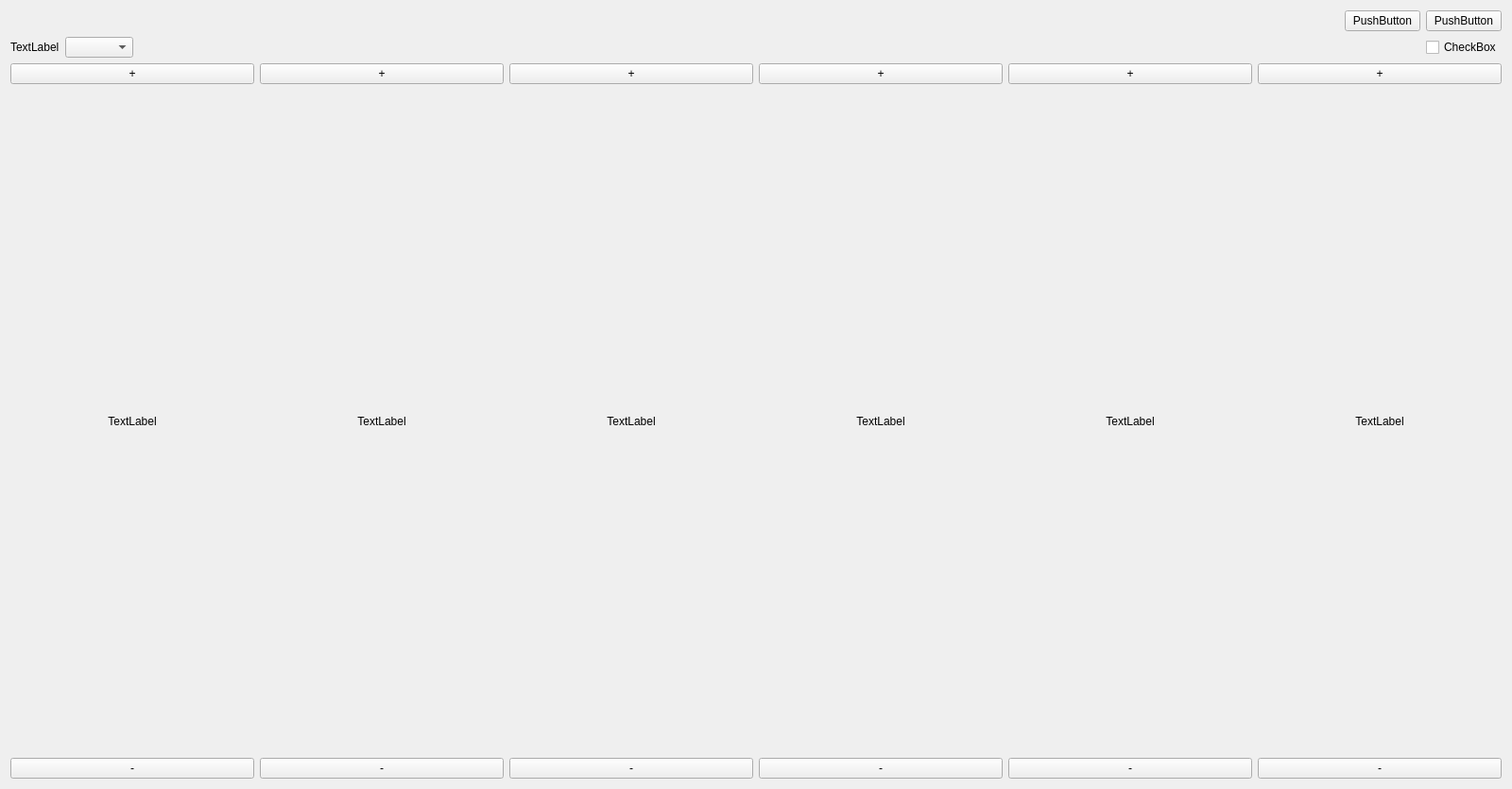
<?xml version="1.0" encoding="UTF-8"?>
<ui version="4.0">
 <class>DateTimeWidget</class>
 <widget class="QWidget" name="DateTimeWidget">
  <property name="geometry">
   <rect>
    <x>0</x>
    <y>0</y>
    <width>1600</width>
    <height>835</height>
   </rect>
  </property>
  <property name="windowTitle">
   <string>Form</string>
  </property>
  <layout class="QVBoxLayout" name="verticalLayout_2">
   <item>
    <layout class="QVBoxLayout" name="verticalLayout" stretch="1,1,3">
     <item>
      <layout class="QHBoxLayout" name="horizontalLayout">
       <item>
        <spacer name="horizontalSpacer">
         <property name="orientation">
          <enum>Qt::Horizontal</enum>
         </property>
         <property name="sizeHint" stdset="0">
          <size>
           <width>40</width>
           <height>20</height>
          </size>
         </property>
        </spacer>
       </item>
       <item>
        <widget class="CustomPushButton" name="savePushButton">
         <property name="text">
          <string>PushButton</string>
         </property>
        </widget>
       </item>
       <item>
        <widget class="CustomPushButton" name="cancelPushButton">
         <property name="text">
          <string>PushButton</string>
         </property>
        </widget>
       </item>
      </layout>
     </item>
     <item>
      <layout class="QHBoxLayout" name="horizontalLayout_2">
       <item>
        <widget class="QLabel" name="timeZoneLabel">
         <property name="text">
          <string>TextLabel</string>
         </property>
        </widget>
       </item>
       <item>
        <widget class="CustomComboBox" name="timeZoneComboBox"/>
       </item>
       <item>
        <spacer name="horizontalSpacer_2">
         <property name="orientation">
          <enum>Qt::Horizontal</enum>
         </property>
         <property name="sizeHint" stdset="0">
          <size>
           <width>40</width>
           <height>20</height>
          </size>
         </property>
        </spacer>
       </item>
       <item>
        <widget class="CustomCheckBox" name="gpsSyncCheckBox">
         <property name="text">
          <string>CheckBox</string>
         </property>
        </widget>
       </item>
      </layout>
     </item>
     <item>
      <layout class="QGridLayout" name="gridLayout" rowstretch="1,1,1" columnstretch="1,1,1,1,1,1">
       <item row="0" column="0">
        <widget class="CustomPushButton" name="yearPlusPushButton">
         <property name="text">
          <string>+</string>
         </property>
        </widget>
       </item>
       <item row="2" column="0">
        <widget class="CustomPushButton" name="yearMinusPushButton">
         <property name="text">
          <string>-</string>
         </property>
        </widget>
       </item>
       <item row="0" column="1">
        <widget class="CustomPushButton" name="monthPlusPushButton">
         <property name="text">
          <string>+</string>
         </property>
        </widget>
       </item>
       <item row="2" column="1">
        <widget class="CustomPushButton" name="monthMinusPushButton">
         <property name="text">
          <string>-</string>
         </property>
        </widget>
       </item>
       <item row="0" column="2">
        <widget class="CustomPushButton" name="dayPlusPushButton">
         <property name="text">
          <string>+</string>
         </property>
        </widget>
       </item>
       <item row="2" column="2">
        <widget class="CustomPushButton" name="dayMinusPushButton">
         <property name="text">
          <string>-</string>
         </property>
        </widget>
       </item>
       <item row="1" column="0">
        <widget class="CustomLabel" name="yearLabel">
         <property name="text">
          <string>TextLabel</string>
         </property>
         <property name="alignment">
          <set>Qt::AlignCenter</set>
         </property>
        </widget>
       </item>
       <item row="1" column="1">
        <widget class="CustomLabel" name="monthLabel">
         <property name="text">
          <string>TextLabel</string>
         </property>
         <property name="alignment">
          <set>Qt::AlignCenter</set>
         </property>
        </widget>
       </item>
       <item row="1" column="2">
        <widget class="QLabel" name="dayLabel">
         <property name="text">
          <string>TextLabel</string>
         </property>
         <property name="alignment">
          <set>Qt::AlignCenter</set>
         </property>
        </widget>
       </item>
       <item row="0" column="3">
        <widget class="CustomPushButton" name="hourPlusPushButton">
         <property name="text">
          <string>+</string>
         </property>
        </widget>
       </item>
       <item row="2" column="3">
        <widget class="CustomPushButton" name="hourMinusPushButton">
         <property name="text">
          <string>-</string>
         </property>
        </widget>
       </item>
       <item row="0" column="4">
        <widget class="CustomPushButton" name="minutePlusPushButton">
         <property name="text">
          <string>+</string>
         </property>
        </widget>
       </item>
       <item row="2" column="4">
        <widget class="CustomPushButton" name="minuteMinusPushButton">
         <property name="text">
          <string>-</string>
         </property>
        </widget>
       </item>
       <item row="0" column="5">
        <widget class="CustomPushButton" name="secondPlusPushButton">
         <property name="text">
          <string>+</string>
         </property>
        </widget>
       </item>
       <item row="2" column="5">
        <widget class="CustomPushButton" name="secondMinusPushButton">
         <property name="text">
          <string>-</string>
         </property>
        </widget>
       </item>
       <item row="1" column="3">
        <widget class="CustomLabel" name="hourLabel">
         <property name="text">
          <string>TextLabel</string>
         </property>
         <property name="alignment">
          <set>Qt::AlignCenter</set>
         </property>
        </widget>
       </item>
       <item row="1" column="4">
        <widget class="CustomLabel" name="minuteLabel">
         <property name="text">
          <string>TextLabel</string>
         </property>
         <property name="alignment">
          <set>Qt::AlignCenter</set>
         </property>
        </widget>
       </item>
       <item row="1" column="5">
        <widget class="CustomLabel" name="secondLabel">
         <property name="text">
          <string>TextLabel</string>
         </property>
         <property name="alignment">
          <set>Qt::AlignCenter</set>
         </property>
        </widget>
       </item>
      </layout>
     </item>
    </layout>
   </item>
  </layout>
 </widget>
 <customwidgets>
  <customwidget>
   <class>CustomLabel</class>
   <extends>QLabel</extends>
   <header>CustomLabel.h</header>
  </customwidget>
  <customwidget>
   <class>CustomPushButton</class>
   <extends>QPushButton</extends>
   <header>CustomPushButton.h</header>
  </customwidget>
  <customwidget>
   <class>CustomComboBox</class>
   <extends>QComboBox</extends>
   <header>CustomComboBox.h</header>
  </customwidget>
  <customwidget>
   <class>CustomCheckBox</class>
   <extends>QCheckBox</extends>
   <header>CustomCheckBox.h</header>
  </customwidget>
 </customwidgets>
 <resources/>
 <connections/>
</ui>
